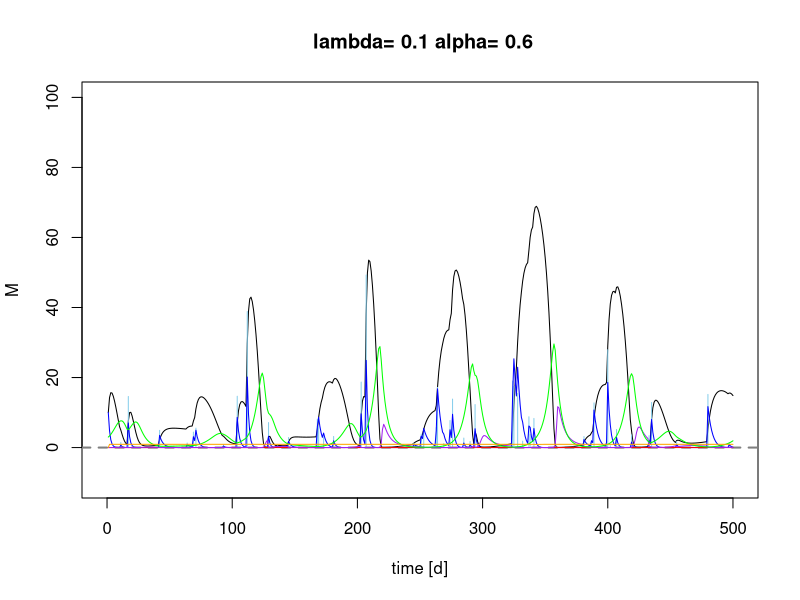
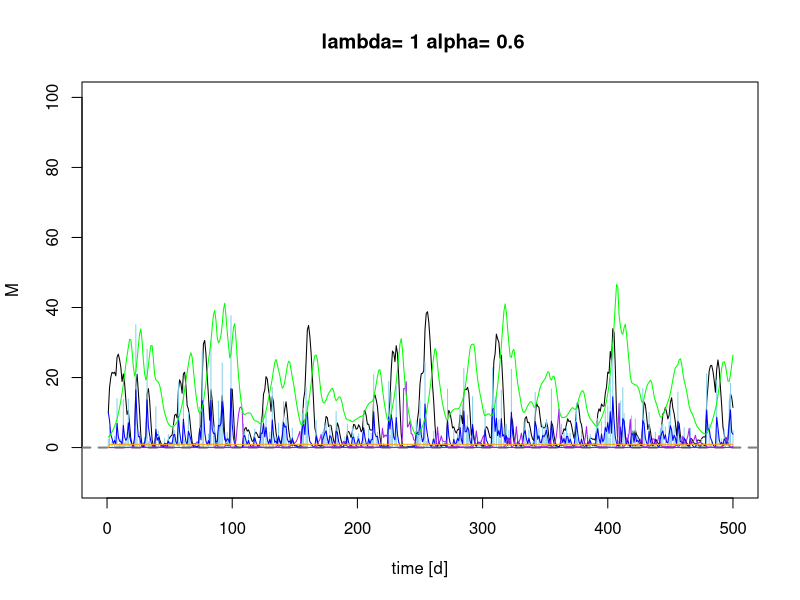
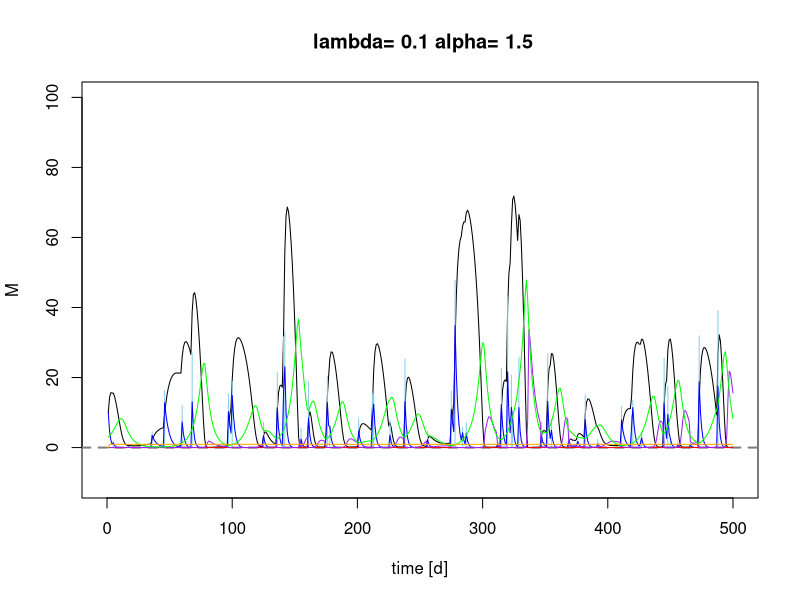
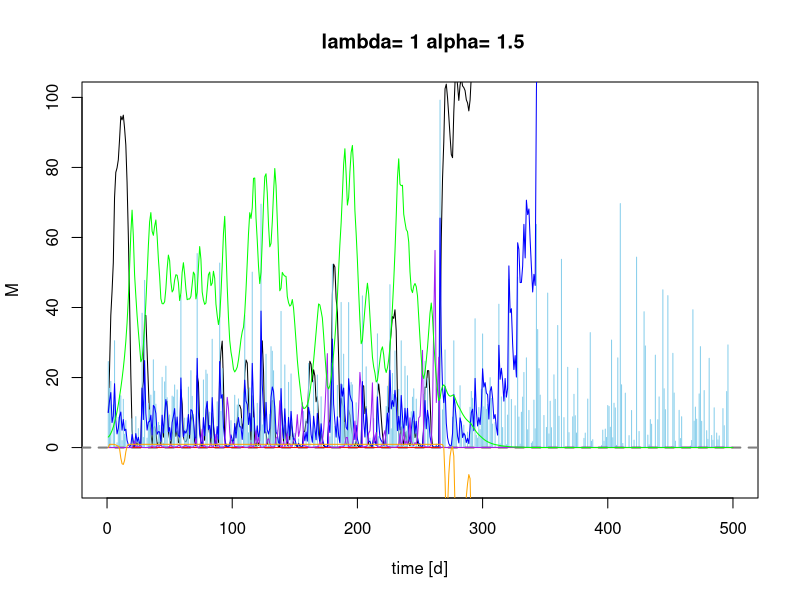
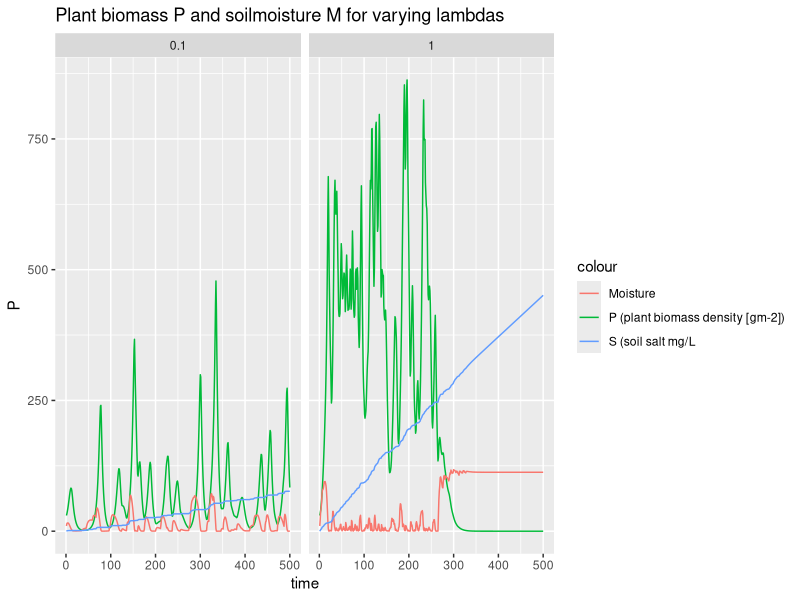
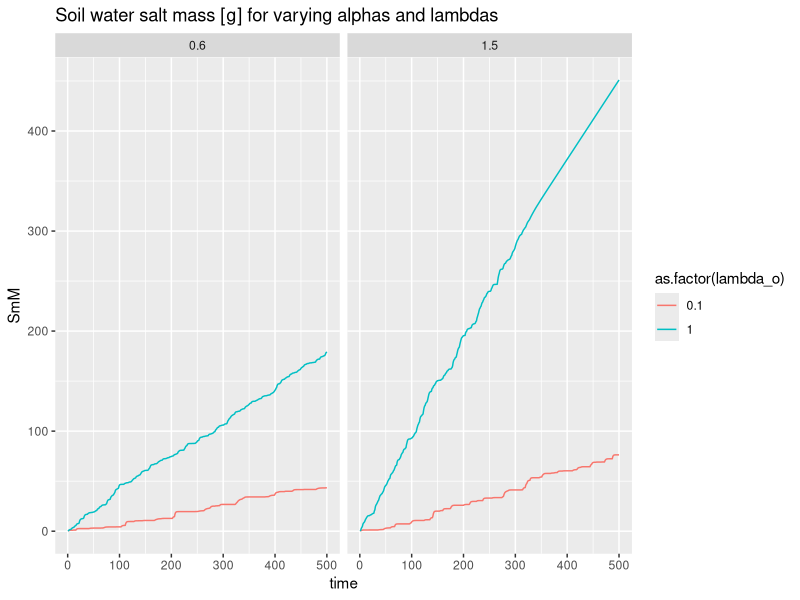

Here is the R script that generated these plots, in order:
## ---- chunk 1

 # Sandy Clay Loam
    n<-0.367 # porosity
    # more soil variables for evaporation & losses
    # Hydraulic conductivity
    K_s<-52.08*10 # mm/day
    # campbell's b
    b<-6.4069 # neurotheta sandy clay loam
    # van Genuchten parameters
#     avg <- 0.0521
#     nvg <- 1.237
    s_fc<-0.2677/n # Field capacity
    # This is the bubbling pressure
    psi_s_bar<--1.2E-3 #
 
   h1bar =  -psi_s_bar 
   hb = psi_s_bar*-10^5 # mm
 

  Z =5000 # [mm] actual groundwater depth 

# parameters describing the soil
  soilpar <- list(b = b, n = n, s_fc = s_fc, K_s = K_s, 
                psi_s_bar = psi_s_bar, h1bar = h1bar, hb = hb)
    #................................................
    # Vegetation 1 (Grass)
    # paspalum secateum F-I and R-I, 2004

    Zr = 400 # soil depth (mm)   Check Also Table 2...Fernandez-Illescas and Rodriguez-Iturbe...2001


 # parameters describing the root zone   
  vegpar <- list(Zr = Zr)


# parameters describing plant dynamics and salt features

  alpha_i=1 #maximum infiltration rate per day (K_s and therefore soil type dependency in balances function code)

  k=12 # Saco et al, 2013
  W0=0.2 # Saco et al, 2013
  gmax=0.05 # Saco et al, 2013
  k1=5 # Saco et al, 2013
  c=10  # Saco et al, 2013
  f= 1  # f is the soil salt leaching efficiency (whether some salt is retained)
  ConcConst = 0.1 # ConcConst is the concentration of the salt in the infiltrating water in g/l
  CM.gw = 0.1 # salt concentration in groundwater
  d=0.24 # fraction of plant mortality
  
  par <- list(alpha_i=alpha_i,k=k, W0=W0, gmax=gmax, k1=k1, c=c, f=f, ConcConst=ConcConst, CM.gw= CM.gw, d=d)
## ---- chunk 2
Infil <- function(h,P, par){
  
  I=par$alpha_i*h*(P+par$k*par$W0)/(P+par$k)
  
  return (I)
}
## ---- chunk 3

WU <- function(M,P,par){ 
# using Svir in here means scaling Svir back to M, easier to do at Svir in balances  
#  WU=par$gmax*((M*(1+Svir))/(((M*(1+Svir))+par$k1)))*P 
  WU=par$gmax*(M/((M+par$k1)))*P 
  
  return(WU)
}
## ---- chunk 4
#******************************************
# based on Salvucci, 1993
L_n <- function(M,Z,soilpar,vegpar) {
   Zr <- vegpar$Zr
   hb <- - soilpar$psi_s_bar*10^5 # (mm?)
   #soilpar$s_fc <- (Z/hb)^(-1/soilpar$b)
   
   s=M/(soilpar$n*vegpar$Zr)
  
   psi = hb*s^-soilpar$b
 
   m=2 + 3/soilpar$b#5.64  # in Salvucci's paper it is called n, but I called it m here to not confuse it with porosity


# q <-((Z/hb)^(-m)-(psi/hb)^(-m))/(1+(psi/hb)^(-m)+(m-1)*(Z/hb)^(-m))#/(soilpar$n*Zr) # # Salvucci
q<- (s^(2*soilpar$b+3))-(1+((3/2)/(m)))*(hb/(Z))^m  # Eagelson


#/(soilpar$n*Zr) # 

# Mass flux

flux <- -soilpar$K_s*q

# Mass flux

# flux <- soilpar$K_s*q

return(flux)
}

## ---- chunk 5
Precip <- function(time,alpha,lambda,delta) {
  # generate a vector of times between rainfall events > delta
  f_P<-floor(rexp(time,lambda*exp(-delta/alpha))) # vector of times between rainfall occurrences (equation 4 & 8)
  # generate a binary vector from this (impulse function)
  binary.vec <- unlist(lapply(1:time,function(i) c(rep(0,f_P[i]),1)))
  R <- rexp(length(binary.vec),1/alpha)*binary.vec 
  return(R[1:time])
}
## ---- chunk 6

Gr <- function(M,P,par) { 
  
  Gr = par$c*WU(M,P,par)
  
  return(Gr)
}
## ---- chunk 7
Mo <- function(P,M,Svir,par) {
  # needs to be M/Svir because both are "large" numbers
  # you want a number ~1 for multiplication, or <0.1 for addition
  Mo = P*(par$d*(M/Svir))
  
  return(Mo)

}
## ---- chunk 8
balances <- function(Rain, par, plotit=T,
                      soilpar,
                      vegpar){
   

  
# Storage vectors for the daily steps are initialized.

   M <- rep(0,length(Rain)) # soil moisture [mm]
   h <- rep(0,length(Rain)) # infiltration depth [mm]
   P <- rep(0,length(Rain)) #biomass density []
   CM<- rep(0,length(Rain)) # Salt concentration in soil water in g/L or g/mm
   SmI<- rep(0,length(Rain)) # Salt mass in infiltrating water [g]
   SmM <- rep(0,length(Rain)) # Salt mass in soil water [g]
   In <- rep(0,length(Rain)) # infiltration [mm]

   Svir <- rep(0,length(Rain)) # virtual saturation
   flux<- rep(0,length(Rain)) # drainage and capillary rise flux, according to sign
   
   #mass balance
    mb <- rep(0,length(Rain))



# Initial values to start the simulation.

   
   M[1] <- 10
   h[1] <- 10 
   P[1] <- 30
   CM[1]<- 0
   Svir[1] <- M[1]



# We decided to split the numerical calculations for the daily into 12 substeps.

   deltat <- 12 # split in 12 increments

  
# Storage vectors for the substeps are initialized.

   M_sub <- rep(0,deltat)
   h_sub <- rep(0,deltat)
   I_sub <- rep(0,deltat)
   WU_sub <-rep(0,deltat) # Water uptake in mm
   P_sub <- rep(0,deltat) 
   Gr_sub <- rep(0,deltat) # Growth of biomass
   Mo_sub<- rep(0,deltat) # Mortality of biomass
   SmI_sub <- rep(0,deltat) 
   SmM_sub<- rep(0,deltat) 
   CM_sub<- rep(0,deltat) 
  Svir_sub <- rep(0,deltat) # virtual saturation

   flux_sub<-rep(0,deltat) # calculates leakage loss without evaporation loss

   U_salt <-rep(0,deltat) # Salt mass rising
   L_salt <-rep(0,deltat) # salt mass drained

#mass balance
mb_sub <-rep(0,deltat)

  
   timeincr= 1/deltat
   
  for (t in 2:length(Rain)){
    
    for (tt in 1:(deltat-1)) {
      
      h.old <- ifelse(tt==1,h[t-1],h_sub[tt])
      P.old <- ifelse(tt==1,P[t-1],P_sub[tt])
      M.old <- ifelse(tt==1,M[t-1],M_sub[tt])
      SmI.old <-ifelse(tt==1,SmI[t-1],SmI_sub[tt])
      CM.old <-ifelse(tt==1,CM[t-1],CM_sub[tt])
      Svir.old <-ifelse(tt==1,Svir[t-1],Svir_sub[tt])


  # Balance for water depth on soil
  h_sub[tt+1] <- h.old + ifelse(tt==1,(10*Rain[t]),0) 
      #- Infil(h.old, P.old,par)*timeincr

  # Infiltration
  par$alpha_i <- ifelse(h_sub[tt+1]<soilpar$K_s*timeincr, 1,
                      (1-(h_sub[tt+1]-soilpar$K_s*timeincr)/h_sub[tt+1]))
  # Calculate infiltration and recalculate h_sub   
  I_sub[tt] <- Infil(h.old, P.old,par)*timeincr
  h_sub[tt+1] <- h_sub[tt+1] - I_sub[tt] 

# Now do all plant uptake and growth
# water uptake by plants: include infiltration in available water

      WU_sub[tt] <- WU(M=Svir.old,P.old,par)*timeincr 
      
      # growth rate
      Gr_sub[tt] <- Gr(M=Svir.old, P.old,par)*timeincr 
      # Mortality
      Mo_sub[tt]<- Mo(P.old,M=M.old, Svir=Svir.old, par)*timeincr
      # calculate plant biomass balance
      P_sub[tt + 1] <- P.old + Gr_sub[tt]- Mo_sub[tt] 

 # 1. Update soil moisture with infiltration
      M_sub[tt + 1] <- M.old + I_sub[tt] - WU_sub[tt]      
      
 # 2. calculate leaching and capillary rise amount
  flux_sub[tt+1]<-do.call(L_n,list(M=M_sub[tt+1],Z=Z,soilpar=soilpar,vegpar=vegpar))

# 3. final adjust soil moisture for leaching or capillary rise
 
   M_sub[tt + 1] <-  M_sub[tt + 1] + flux_sub[tt+1]*timeincr


# calculate saltbalance

# Salt leaching
    L_salt[tt+1] <- ifelse(flux_sub[tt+1]<0,
                           par$f*CM_sub[tt+1]*flux_sub[tt+1]*timeincr,0)
    # leaching of salt

# salt upflow
    U_salt[tt+1] <- ifelse(flux_sub[tt+1]>0, 
                           par$CM.gw*flux_sub[tt+1]*timeincr,0) 
    # rise of salt

# salt mass coming in with infiltration
      SmI_sub[tt+1]<- SmI.old + I_sub[tt]*par$ConcConst 

#salt mass in soil
     SmM_sub[tt+1] <- SmI_sub[tt+1] + U_salt[tt+1] - L_salt[tt+1]
# Calculate salt concentration in the soil
   CM_sub[tt+1]<- (SmM_sub[tt+1]/M_sub[tt+1])*(1/58.44) # 
    
# Virtual saturation (Shah et al., 2012), here in [mm] to be in the same unit as M
    Svir_sub[tt + 1]<-soilpar$n*vegpar$Zr*((soilpar$h1bar*10^-1)^(1/soilpar$b))*
                     ((soilpar$h1bar*10^-1)*(M_sub[tt + 1]/
                       (soilpar$n*vegpar$Zr))^(-soilpar$b)
                       +(3.6*CM_sub[tt + 1]))^(-1/soilpar$b)

mb_sub[tt] <- I_sub[tt] - WU_sub[tt] + flux_sub[tt]

    } 
  
# Aggregating the substep results to daily values.

    P[t] = P_sub[deltat]
    M[t] = M_sub[deltat]
    h[t] = h_sub[deltat]
    CM[t] = CM_sub[deltat]
    SmM[t] = SmM_sub[deltat] 
    SmI[t]=SmI_sub[deltat]
    In[t]= sum(I_sub)
    flux[t] = sum(flux_sub)
    Svir[t] = Svir_sub[deltat]
    mb[t] = sum(mb_sub[deltat])

}


# Plotting
 
if (plotit==T) {  
  plot(M, type="l",ylim=c(-10,100),xlim=c(0,time),xlab=("time [d]"), main=paste(" lambda=", lambda[j],"alpha=", alpha[i]))
  points(Rain*10, type="h", col="skyblue")
   
    lines(h,type="l", col="blue")
    abline(h=0, col="Gray50",lwd=2,lty=2)

    lines(mb*100,type="l", col="red")
    lines(CM,type="l", col="purple")
    lines(P/10,type="l", col="green")
    lines(flux,type="l", col="orange")
  
 
#  legend("topright", title="Variables",cex=1, pt.cex=0.2, c("Moisture [mm]","Rainfall [mm]*10","overland flow depth[mm] ","salt mass in soil water [g]", "salt concentration in soil water [g/l]", "Plant biomass density [g/m^2]/10"),
#          col=c("black","skyblue","blue","red","purple","green"),lty=1)
#  
}

Out <- data.frame(P=P,M=M,h=h, CM=CM, SmM=SmM, In=In, flux=flux, Svir=Svir, mb=mb)
return(Out)
}
## ---- chunk 9
alpha <- c(0.6,1.5) 
lambda <- c(0.1,1)

Store <- list()
sub_store <- list()
time <- 500
delta <- 0
set.seed(1000)
## ---- chunk 10
#source("Rainfall.R")


for (i in 1:length(alpha)) {
  
for (j in 1:length(lambda)) {
    # generate the rainfall
    Rain <- Precip(time,alpha[i],lambda[j],delta)
    Rainlist <- data.frame(Precip(time,alpha[i],lambda[j],delta)) 
    
    sub_store[[j]] <-data.frame(alpha_o=rep(alpha[i],time),
                                lambda_o=rep(lambda[j],time),
                                balances(Rain,plotit=T, par=par,
                                soilpar, vegpar))
  }
  Store[[i]] <- sub_store
}
## ---- chunk 11
require(ggplot2)
lambda_sum <- do.call(rbind,Store[][[2]])
lambda_sum$time <- rep(1:time,length(lambda))

pl <- ggplot(lambda_sum,aes(x=time,y=P, colour="P (plant biomass density [gm-2])")) + geom_line()
pl  <- pl + geom_line(aes(x=time,y=M, colour="Moisture"))  
pl <- pl +  facet_wrap(~lambda_o)   
pl  + ggtitle("Plant biomass P and soilmoisture M for varying lambdas") +  geom_line(aes(x=time, y=SmM, colour= "S (soil salt mg/L")) + theme(plot.title = element_text(lineheight=.4))
## ---- chunk 12
lambda_sum_all <- do.call(rbind,do.call(rbind,Store))
lambda_sum_all$time <- rep(rep(1:time,length(lambda)),length(alpha))


pa <- ggplot(lambda_sum_all,aes(x=time,y=SmM,col=as.factor(lambda_o))) + geom_line(linetype=1) 
# pa <- pa + + scale_color_gradient(low="blue", high="red")
pa <- pa  + facet_wrap(~alpha_o) + ggtitle("Soil water salt mass [g] for varying alphas and lambdas") + theme(plot.title = element_text(lineheight=.4))
pa  
## ---- chunk 13
lambda_sum$mb

